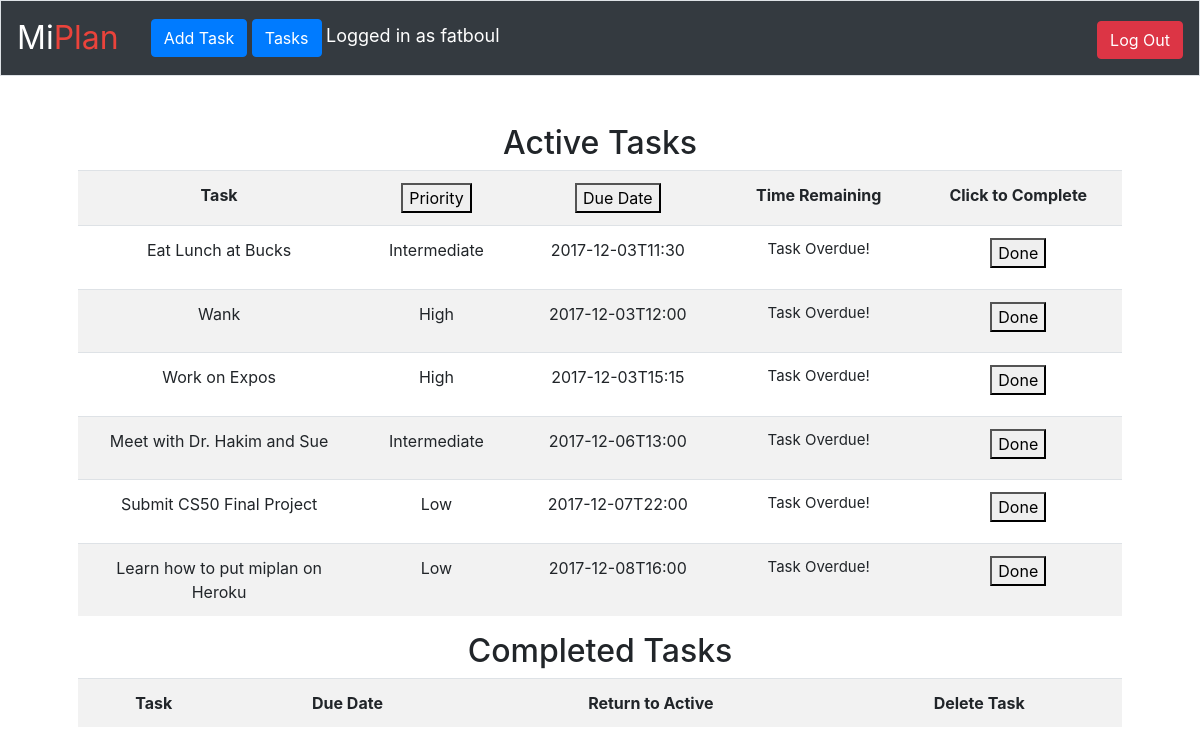
Page /tsort (signed in) on the committed database.
### tables this page shows
CREATE TABLE 'tasks' ('id' INTEGER PRIMARY KEY AUTOINCREMENT NOT NULL,'name' TEXT,'priority' TEXT, 'user_id' INTEGER, 'time' TEXT, 'completed' INTEGER DEFAULT 0);

### application.py (the view)
@app.route("/tsort")
@login_required
def tsort():
    global sort
    sort = 'time'
    tsort = db.execute(
        "SELECT * FROM tasks WHERE user_id=:id AND completed=0 ORDER BY time", id=session["user_id"])
    completed = db.execute(
        "SELECT * FROM tasks WHERE user_id=:id AND completed=1 ", id=session["user_id"])
    return render_template("index.html", tasks=tsort, completed=completed)

### helpers.py (called while the page is built)
def login_required(f):
    @wraps(f)
    def decorated_function(*args, **kwargs):
        if session.get("user_id") is None:
            return redirect("/home")
        return f(*args, **kwargs)
    return decorated_function

### templates/index.html (shortened to what this page needs)
{% extends "layout.html" %}
{% block main %}
<h2>Active Tasks</h2>
<table class="table table-striped" style="width:100%">
  <tr>
    <th>Task</th>
    <th><button type="button" class="btn-default" onclick= "location.href = '/psort';" >Priority</button></th>
    <th><button type="button" class="btn-default" onclick= "location.href = '/tsort';" >Due Date</button></th>
    <th>Time Remaining</th>
    <th>Click to Complete</th>
  </tr>
{% for task in tasks %}
    <tr>
        <td style="word-wrap: break-word; max-width: 220px;">{{ task.name }}</td>
        <td>{{ task.priority }}</td>
        <td>{{ task.time }}</td>
        <td><!DOCTYPE HTML>
<head>
<p id="{{ task.id }}-time"></p>
        </td>
        <td>
            <form action= "/completed" method="get">
                <button name ="done" type="submit" value="{{ task.id }}">Done</button>
            </form>
        </td>
    </tr>
{% endfor %}
</table>
<table class="table table-striped" style="width:100%">
<h2>Completed Tasks</h2>
    <tr>
        <th>Task</th>
        <th>Due Date</th>
        <th>Return to Active</th>
        <th>Delete Task</th>
    </tr>
</table>
{% endblock %}

### templates/index.html (style rules this page uses)
p { text-align: center; font-size: 15px; }

### rows in the picture
tasks: name "Eat Lunch at Bucks", priority "Intermediate", time "2017-12-03T11:30", {{ task.id }} 227 (drawn)
tasks: name "Wank", priority "High", time "2017-12-03T12:00", {{ task.id }} 226 (drawn)
tasks: name "Work on Expos", priority "High", time "2017-12-03T15:15", {{ task.id }} 228 (drawn)
tasks: name "Meet with Dr. Hakim and Sue", priority "Intermediate", time "2017-12-06T13:00", {{ task.id }} 231 (drawn)
tasks: name "Submit CS50 Final Project", priority "Low", time "2017-12-07T22:00", {{ task.id }} 230 (drawn)
tasks: name "Learn how to put miplan on Heroku", priority "Low", time "2017-12-08T16:00", {{ task.id }} 229 (drawn)

### other values in the picture
{{ session.username }} "fatboul"
